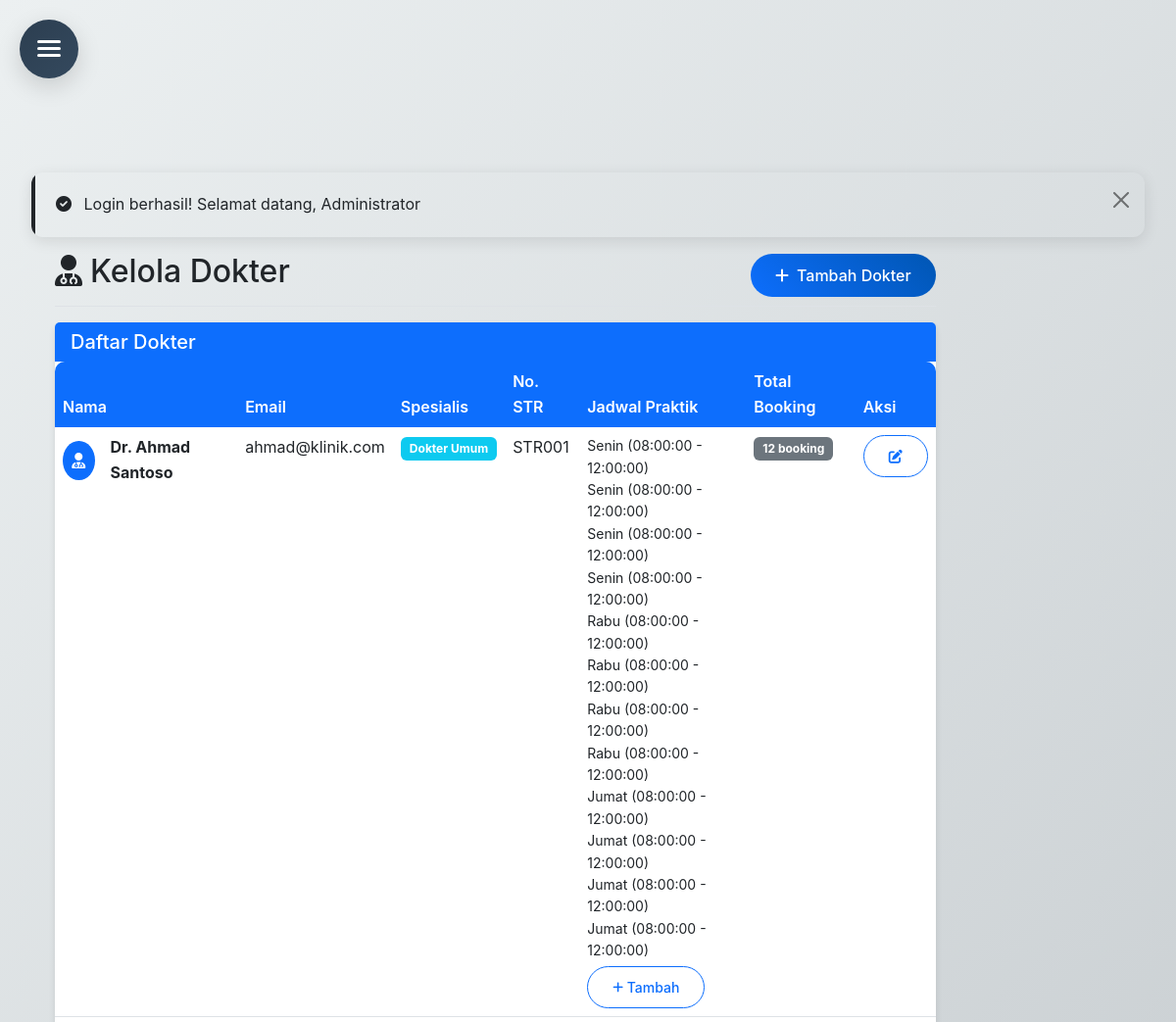
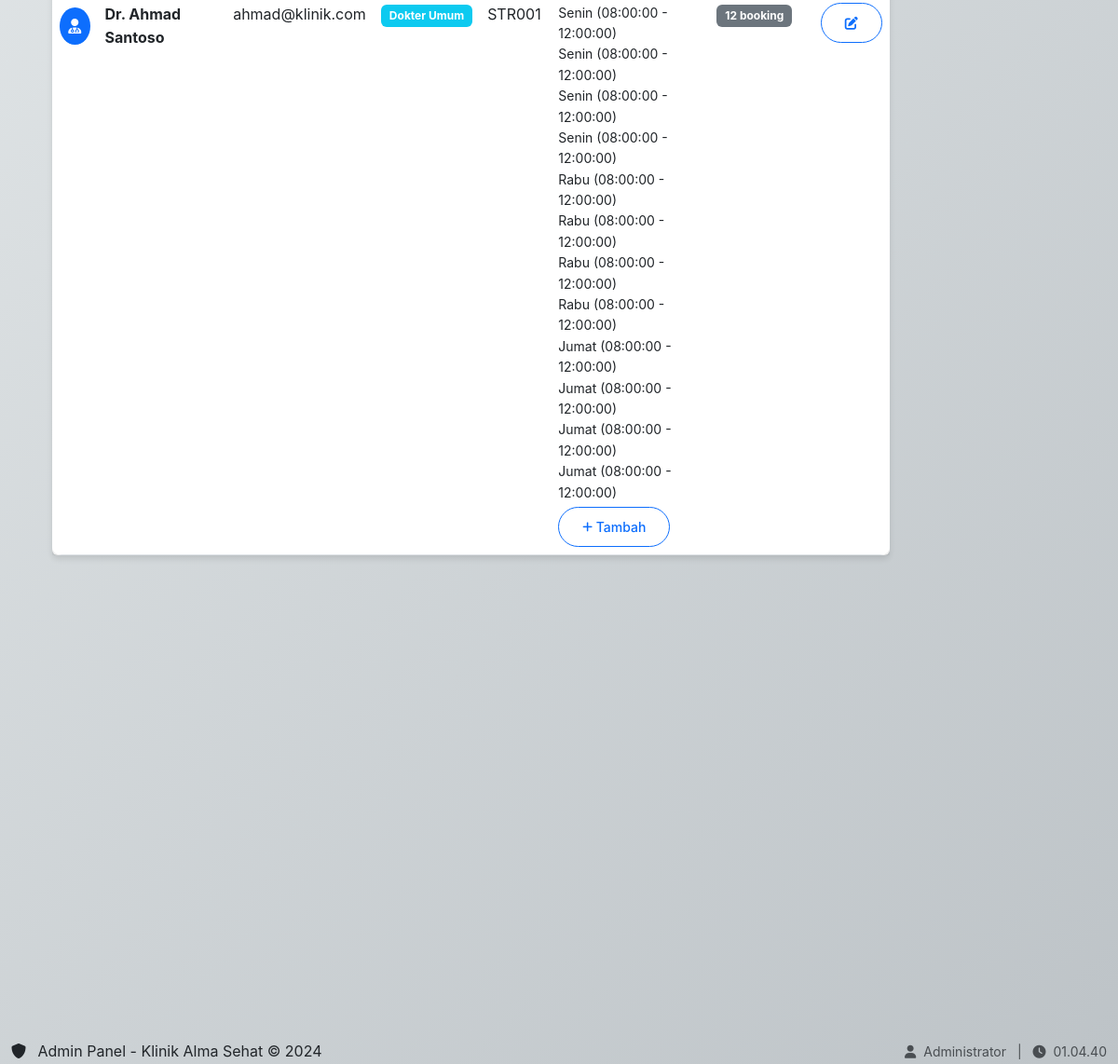
Screenshot of /admin/dokter.php (signed in) with the database file from the repository (2 pictures, top to bottom).
### tables this page shows
CREATE TABLE `dokter` (
  `id` int(11) NOT NULL,
  `user_id` int(11) DEFAULT NULL,
  `spesialis` varchar(100) NOT NULL,
  `no_str` varchar(50) DEFAULT NULL,
  `foto` varchar(255) DEFAULT NULL
);

CREATE TABLE `users` (
  `id` int(11) NOT NULL,
  `nama` varchar(100) NOT NULL,
  `email` varchar(100) NOT NULL,
  `password` varchar(255) NOT NULL,
  `role` enum('admin','dokter','pasien') NOT NULL,
  `created_at` timestamp NOT NULL DEFAULT current_timestamp()
);

### config/database.php (called while the page is built, shortened)
<?php
class Database {
    private $host = DB_HOST;
    private $user = DB_USER;
    private $pass = DB_PASS;
    private $dbname = DB_NAME;
    private $dbh;
    private $stmt;
    public function __construct() {
        $dsn = 'mysql:host=' . $this->host . ';dbname=' . $this->dbname;
        $options = array(
            PDO::ATTR_PERSISTENT => true,
            PDO::ATTR_ERRMODE => PDO::ERRMODE_EXCEPTION
        );
        try {
            $this->dbh = new PDO($dsn, $this->user, $this->pass, $options);
        } catch(PDOException $e) {
            $this->error = $e->getMessage();
        }
    }
    public function query($query) {
        $this->stmt = $this->dbh->prepare($query);
    }
    public function execute() {
        return $this->stmt->execute();
    }
    public function resultset() {
        $this->execute();
        return $this->stmt->fetchAll(PDO::FETCH_ASSOC);
    }
}
?>

### admin/dokter.php (the view, shortened to what this page needs)
<?php
$db = new Database();
$db->query("
    SELECT d.*, u.nama, u.email,
           GROUP_CONCAT(CONCAT(jp.id, ':', jp.hari, ' (', jp.jam_mulai, ' - ', jp.jam_selesai, ')') SEPARATOR '||') as jadwal_raw,
           COUNT(b.id) as total_booking
    FROM dokter d
    JOIN users u ON d.user_id = u.id
    LEFT JOIN jadwal_praktik jp ON d.id = jp.dokter_id
    LEFT JOIN booking b ON d.id = b.dokter_id
    GROUP BY d.id
    ORDER BY u.nama
");
$doctors = $db->resultset();
include '../includes/admin-header.php';
?>
<div class="container-fluid">
    <div class="row">
        <main role="main" class="col-md-9 ml-sm-auto col-lg-10 px-4">
            <div class="d-flex justify-content-between flex-wrap flex-md-nowrap align-items-center pt-3 pb-2 mb-3 border-bottom">
                <h1 class="h2"><i class="fas fa-user-md me-2"></i>Kelola Dokter</h1>
                <button type="button" class="btn btn-primary" data-bs-toggle="modal" data-bs-target="#addDoctorModal">
                    <i class="fas fa-plus me-2"></i>Tambah Dokter
                </button>
            </div>
            <div class="card">
                <div class="card-header">
                    <h5 class="mb-0">Daftar Dokter</h5>
                </div>
                <div class="card-body p-0">
                    <div class="table-responsive">
                        <table class="table table-hover mb-0">
                            <thead class="table-light">
                                <tr>
                                    <th>Nama</th>
                                    <th>Email</th>
                                    <th>Spesialis</th>
                                    <th>No. STR</th>
                                    <th>Jadwal Praktik</th>
                                    <th>Total Booking</th>
                                    <th>Aksi</th>
                                </tr>
                            </thead>
                            <tbody>
                                <?php if (empty($doctors)): ?>
                                    <tr>
                                        <td colspan="7" class="text-center py-4">
                                            <i class="fas fa-user-md text-muted mb-2" style="font-size: 2rem;"></i>
                                            <p class="text-muted">Belum ada data dokter</p>
                                        </td>
                                    </tr>
                                <?php else: ?>
                                    <?php foreach ($doctors as $doctor): ?>
                                        <tr>
                                            <td>
                                                <div class="d-flex align-items-center">
                                                    <div class="bg-primary text-white rounded-circle d-flex align-items-center justify-content-center me-3"
                                                         style="width: 40px; height: 40px;">
                                                        <i class="fas fa-user-md"></i>
                                                    </div>
                                                    <strong><?= htmlspecialchars($doctor['nama']) ?></strong>
                                                </div>
                                            </td>
                                            <td><?= htmlspecialchars($doctor['email']) ?></td>
                                            <td>
                                                <span class="badge bg-info"><?= htmlspecialchars($doctor['spesialis']) ?></span>
                                            </td>
                                            <td><?= htmlspecialchars($doctor['no_str']) ?: '-' ?></td>
                                            <td>
                                                <?php if (!empty($doctor['jadwal'])): ?>
                                                    <?php foreach ($doctor['jadwal'] as $jadwal): ?>
                                                        <small class="d-block"><?= htmlspecialchars($jadwal['text']) ?></small>
                                                    <?php endforeach; ?>
                                                    <button class="btn btn-sm btn-outline-primary mt-1"
                                                            onclick="showScheduleModal(<?= $doctor['id'] ?>)">
                                                        <i class="fas fa-plus fa-sm"></i> Tambah
                                                    </button>
                                                <?php endif; ?>
                                            </td>
                                            <td>
                                                <span class="badge bg-secondary"><?= $doctor['total_booking'] ?> booking</span>
                                            </td>
                                            <td>
                                                <div class="btn-group" role="group">
                                                    <button class="btn btn-sm btn-outline-primary"
                                                            onclick="editDoctor(<?= $doctor['id'] ?>, '<?= htmlspecialchars($doctor['nama']) ?>', '<?= htmlspecialchars($doctor['email']) ?>', '<?= htmlspecialchars($doctor['spesialis']) ?>', '<?= htmlspecialchars($doctor['no_str']) ?>')">
                                                        <i class="fas fa-edit"></i>
                                                    </button>
                                                </div>
                                            </td>
                                        </tr>
                                    <?php endforeach; ?>
                                <?php endif; ?>
                            </tbody>
                        </table>
                    </div>
                </div>
            </div>
        </main>
    </div>
</div>
<?php include '../includes/admin-footer.php'; ?>

### assets/css/style.css (style rules this page uses)
:root { --primary-color: #0d6efd; --secondary-color: #6c757d; --success-color: #198754; --danger-color: #dc3545; --warning-color: #ffc107; --info-color: #0dcaf0; --light-color: #f8f9fa; --dark-color: #212529; }
body { padding-top: 76px; font-family: 'Segoe UI', Tahoma, Geneva, Verdana, sans-serif; }
.card { border: none; box-shadow: 0 4px 6px rgba(0, 0, 0, 0.1); transition: transform 0.3s ease, box-shadow 0.3s ease; }
.card-header { background: var(--primary-color); color: white; border-bottom: none; }
.btn { border-radius: 25px; padding: 10px 25px; font-weight: 500; transition: all 0.3s ease; }
.btn-primary { background: linear-gradient(45deg, var(--primary-color), #0056b3); border: none; }
.table { border-radius: 10px; overflow: hidden; box-shadow: 0 4px 6px rgba(0, 0, 0, 0.1); }
.table thead th { background: var(--primary-color); color: white; border: none; font-weight: 600; }
.badge { font-size: 0.75rem; padding: 0.5em 0.75em; }
.bg-primary { background-color: var(--primary-color) !important; }

### assets/css/admin-style.css (style rules this page uses)
:root { --primary-color: #0d6efd; --secondary-color: #6c757d; --success-color: #198754; --danger-color: #dc3545; --warning-color: #ffc107; --info-color: #0dcaf0; --light-color: #f8f9fa; --dark-color: #212529; --white: #ffffff; --admin-primary: #2c3e50; --admin-secondary: #34495e; --admin-accent: #3498db; --admin-success: #27ae60; --admin-warning: #f39c12; --admin-danger: #e74c3c; --shadow-light: rgba(0, 0, 0, 0.1); --shadow-medium: rgba(0, 0, 0, 0.15); --shadow-heavy: rgba(0, 0, 0, 0.3); --transition-fast: 0.2s ease; --transition-medium: 0.3s ease; --transition-slow: 0.5s ease; --border-radius: 12px; --border-radius-small: 8px; --border-radius-large: 20px; }
* { margin: 0; padding: 0; box-sizing: border-box; }
body { font-family: 'Inter', 'Segoe UI', Tahoma, Geneva, Verdana, sans-serif; line-height: 1.6; color: var(--dark-color); background: linear-gradient(135deg, #ecf0f1 0%, #bdc3c7 100%); min-height: 100vh; overflow-x: hidden; }

### rows the page displays
dokter: user.nama "Dr. Ahmad Santoso", user.email "ahmad@klinik.com", spesialis "Dokter Umum", no_str "STR001", text "Senin (08:00:00 - 12:00:00)", text "Rabu (08:00:00 - 12:00:00)", text "Jumat (08:00:00 - 12:00:00)", total_booking "12"

### other values shown
$_SESSION['success'] "Login berhasil! Selamat datang, Administrator"
$_SESSION['nama'] "Administrator"
